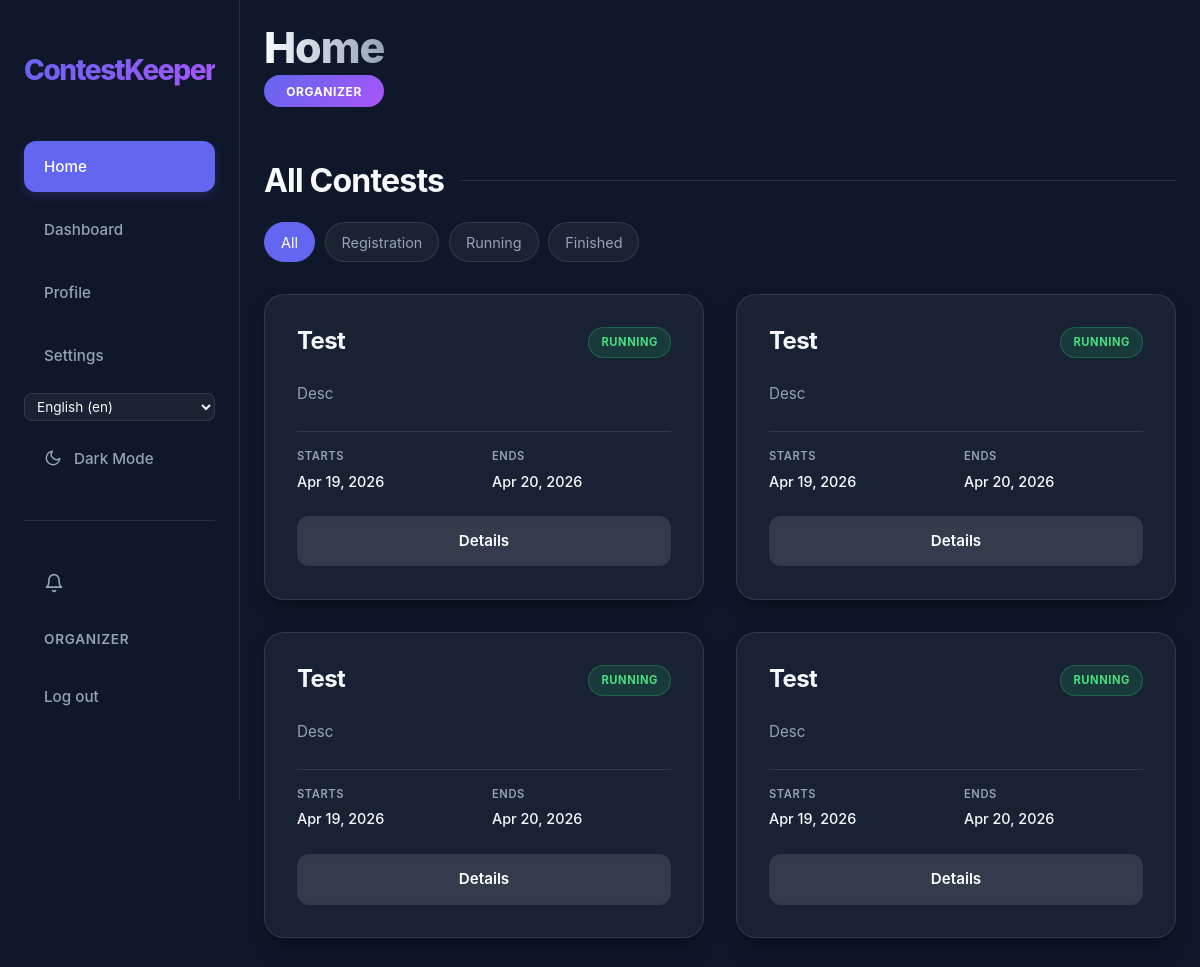
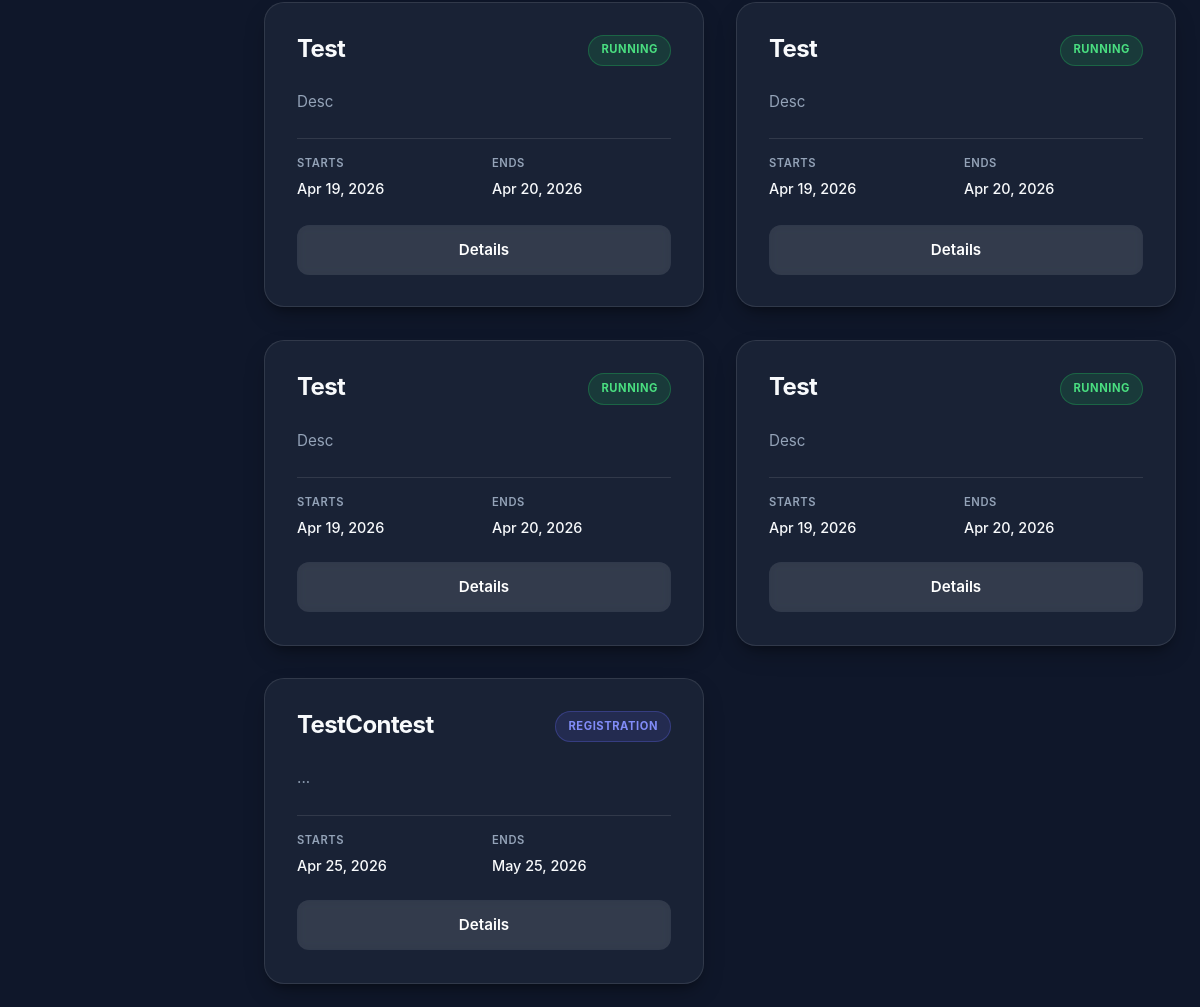
The page /en/ (signed in) on the database its author committed (2 pictures, top to bottom).
### app/models.py (models this page shows, shortened)
class User(AbstractUser):
    class Role(models.TextChoices):
        ORGANIZER = "ORGANIZER", _("Organizer")
        JURY = "JURY", _("Jury")
        PARTICIPANT = "PARTICIPANT", _("Participant")
    username = models.CharField(max_length=20, unique=True)
    bio = models.CharField(max_length=200, blank=True)
    role = models.CharField(choices=Role.choices, default=Role.PARTICIPANT)
    def is_participant(self):
        return self.role == self.Role.PARTICIPANT

class Contest(models.Model):
    class Status(models.TextChoices):
        DRAFT = "DRAFT", _("Draft")
        REGISTRATION = "REGISTRATION", _("Registration")
        RUNNING = "RUNNING", _("Running")
        FINISHED = "FINISHED", _("Finished")
    name = models.CharField(max_length=100)
    description = models.TextField(max_length=500)
    registration_start = models.DateTimeField(null=True, blank=True)
    registration_end = models.DateTimeField(null=True, blank=True)
    start_date = models.DateTimeField()
    end_date = models.DateTimeField()
    max_teams = models.PositiveIntegerField(null=True, blank=True)
    format = models.CharField(max_length=50, blank=True, help_text="e.g. Online, Onsite, Hybrid")
    organizer = models.ForeignKey(User, on_delete=models.CASCADE, related_name="organized_contests", null=True, blank=True)
    status = models.CharField(choices=Status.choices, default=Status.DRAFT)
    is_draft = models.BooleanField(default=True)
    jurys = models.ManyToManyField(User, related_name="judged_contests", blank=True)
    participants = models.ManyToManyField(User, related_name="participated_contests", blank=True)
    teams = models.ManyToManyField(Team, related_name="teams_in_contests", blank=True)

### app/views/views_general.py (the view, shortened to what this page needs)
# urls.py: path("", views.HomeView.as_view(), name="home"),
class HomeView(RedirectToRegisterMixin, TemplateView):
    template_name = "app/core/index.html"
    def get_context_data(self, **kwargs):
        contests = Contest.objects.exclude(status=Contest.Status.DRAFT)
        status_filter = self.request.GET.get("status", "")
        valid_statuses = {choice for choice, _ in Contest.Status.choices if choice != Contest.Status.DRAFT}
        if status_filter in valid_statuses:
            contests = contests.filter(status=status_filter)
        else:
            status_filter = ""
        user_contest = None
        user_team = None
        active_round = None
        user = self.request.user
        return super().get_context_data(
            contests=contests.order_by("start_date", "name"),
            status_filter=status_filter,
            status_choices=[choice for choice in Contest.Status.choices if choice[0] != Contest.Status.DRAFT],
            user_contest=user_contest,
            user_team=user_team,
            active_round=active_round,
            **kwargs,
        )

### app/context_processors.py (called while the page is built)
def notification_count(request):
    if request.user.is_authenticated:
        return {
            'unread_notification_count': request.user.notifications.filter(is_read=False).count()
        }
    return {'unread_notification_count': 0}

### app/templates/app/core/index.html (shortened to what this page needs)
{% extends 'app/core/base.html' %}
{% load static i18n %}
{% block extra_css %}
<link rel="stylesheet" href="{% static 'css/core/home.css' %}">
{% endblock %}
{% block content %}
<header class="dashboard-header">
    <div class="header-left">
        <h1 id="h1">{% trans "Home" %}</h1>
        <span class="role-badge">{{ user.get_role_display }}</span>
    </div>
</header>
<section class="home-contests-section">
    <div class="home-section-header">
        <h2 class="section-title">{% trans "All Contests" %}</h2>
        <div class="filter-bar">
            <a href="{% url 'home' %}" class="filter-btn {% if not status_filter %}active{% endif %}">{% trans "All" %}</a>
            {% for value, label in status_choices %}
            <a href="{% url 'home' %}?status={{ value }}"
                class="filter-btn {% if status_filter == value %}active{% endif %}">{{ label }}</a>
            {% endfor %}
        </div>
    </div>
    <div class="contest-grid">
        {% for contest in contests %}
        <div class="contest-card">
            <div class="contest-card-header">
                <h3>{{ contest.name }}</h3>
                <span class="status-indicator status-{{ contest.status|lower }}">{{ contest.get_status_display }}</span>
            </div>
            <p class="contest-description">{{ contest.description }}</p>
            <div class="contest-details">
                <div class="detail-item">
                    <span class="label">{% trans "Starts" %}</span>
                    <span class="value">{{ contest.start_date|date:"M d, Y" }}</span>
                </div>
                <div class="detail-item">
                    <span class="label">{% trans "Ends" %}</span>
                    <span class="value">{{ contest.end_date|date:"M d, Y" }}</span>
                </div>
            </div>
            <div class="contest-actions">
                <a href="{% url 'contest_detail' contest.id %}" class="btn btn-secondary">{% trans "Details" %}</a>
            </div>
        </div>
        {% endfor %}
    </div>
</section>
{% endblock %}

### app/templates/app/core/nav.html (shortened to what this page needs)
{% load static i18n %}
<nav id="nav">
    <div class="nav-container">
        <a href="{% url 'home' %}" class="nav-logo">ContestKeeper</a>
        <div class="nav-links">
            <button data-url="{% url 'home' %}" class="nav-link" id="homeBtn">{% trans "Home" %}</button>
            <button data-url="{% url 'dashboard' %}" class="nav-link" id="dashboardBtn">{% trans "Dashboard" %}</button>
            <button data-url="{% url 'profile' %}" class="nav-link" id="profileBtn">{% trans "Profile" %}</button>
            <button data-url="{% url 'settings' %}" class="nav-link" id="settingsBtn">{% trans "Settings" %}</button>
            <div class="nav-lang-switcher">
                <form action="{% url 'set_language' %}" method="post" style="display: inline;">
                    <select name="language" onchange="this.form.submit()" class="nav-lang-select" aria-label="{% trans 'Select language' %}">
                        {% get_current_language as LANGUAGE_CODE %}
                        {% get_available_languages as LANGUAGES %}
                        {% get_language_info_list for LANGUAGES as languages %}
                        {% for language in languages %}
                            <option value="{{ language.code }}"{% if language.code == LANGUAGE_CODE %} selected{% endif %}>
                                {{ language.name_local }} ({{ language.code }})
                            </option>
                        {% endfor %}
                    </select>
                </form>
            </div>
            <button id="themeToggle" class="nav-link" aria-label="{% trans 'Toggle theme' %}">
                <svg id="themeIcon" width="18" height="18" viewBox="0 0 24 24" fill="none" stroke="currentColor" stroke-width="2" stroke-linecap="round" stroke-linejoin="round" style="margin-right: 0.75rem;">
                    <path d="M21 12.79A9 9 0 1 1 11.21 3 7 7 0 0 0 21 12.79z"></path>
                </svg>
                <span id="themeText">{% if request.COOKIES.theme == 'light' %}{% trans "Light Mode" %}{% else %}{% trans "Dark Mode" %}{% endif %}</span>
            </button>
            <hr class="nav-auth-divider">
            {% if user.is_authenticated %}
            <button data-url="{% url 'notification_list' %}" class="nav-link notification-btn" id="notificationsBtn" aria-label="{% trans 'Notifications' %}">
                <svg width="20" height="20" viewBox="0 0 24 24" fill="none" stroke="currentColor" stroke-width="2" stroke-linecap="round" stroke-linejoin="round">
                    <path d="M18 8A6 6 0 0 0 6 8c0 7-3 9-3 9h18s-3-2-3-9"></path>
                    <path d="M13.73 21a2 2 0 0 1-3.46 0"></path>
                </svg>
            </button>
            <span class="nav-user">{{ user.username }}</span>
            <form method="post" action="{% url 'logout' %}" class="nav-logout-form">
                <button type="submit" class="nav-link">{% trans "Log out" %}</button>
            </form>
            {% else %}
            <a href="{% url 'register' %}" class="nav-link">{% trans "Register" %}</a>
            <a href="{% url 'login' %}" class="nav-link">{% trans "Log in" %}</a>
            {% endif %}
        </div>
    </div>
</nav>

### app/static/css/core/common.css (style rules this page uses)
:root { --nav-width: 260px; --primary: #6366f1; --primary-hover: #4f46e5; --secondary: #a855f7; --bg-dark: #0f172a; --bg-card: rgba(30, 41, 59, 0.7); --text-main: #f8fafc; --text-muted: #94a3b8; --border: rgba(255, 255, 255, 0.1); --glass: rgba(255, 255, 255, 0.05); --glass-hover: rgba(255, 255, 255, 0.1); --input-bg: rgba(15, 23, 42, 0.6); --input-bg-focus: rgba(15, 23, 42, 0.8); --input-text: #ffffff; --shadow-lg: 0 10px 25px -5px rgba(0, 0, 0, 0.3), 0 8px 10px -6px rgba(0, 0, 0, 0.3); }
@media (max-width: 1200px) { :root { --nav-width: 240px; } }
* { margin: 0; box-sizing: border-box; }
html { overflow-x: clip; font-size: clamp(16px, 1vw, 5vw); }
body { background-color: var(--bg-dark); color: var(--text-main); font-family: "Inter", -apple-system, BlinkMacSystemFont, "Segoe UI", Roboto, Helvetica, Arial, sans-serif; line-height: 1.6; min-height: 100vh; overflow-x: clip; }
h1, h2, h3 { color: var(--text-main); letter-spacing: -0.025em; }
#h1 { font-size: clamp(2rem, 1.75rem + 1.25vmin, 3.5rem); font-weight: 800; line-height: 1.1; background: linear-gradient(to right, var(--text-main), var(--text-muted)); -webkit-background-clip: text; background-clip: text; -webkit-text-fill-color: transparent; margin-bottom: 0.25rem; }
.header-left { display: flex; flex-direction: column; gap: 0; }
.glass-panel, .contest-card { display: flex; background: var(--bg-card); backdrop-filter: blur(12px); -webkit-backdrop-filter: blur(12px); border: 1px solid var(--border); border-radius: 1.25rem; transition: all 0.4s cubic-bezier(0.4, 0, 0.2, 1); box-shadow: var(--shadow-lg); padding: 2.5rem; flex-direction: column; }
.btn { display: inline-flex; align-items: center; justify-content: center; padding: 0.75rem 1.5rem; border-radius: 0.75rem; font-weight: 600; font-size: 0.95rem; font-family: inherit; text-decoration: none; transition: all 0.2s ease; cursor: pointer; border: 1px solid transparent; gap: 0.5rem; }
.btn-secondary { background: rgba(255, 255, 255, 0.1); color: white; backdrop-filter: blur(4px); }
.role-badge { display: flex; background: linear-gradient(135deg, var(--primary) 0%, var(--secondary) 100%); min-width: fit-content; min-height: fit-content; padding: 0.4rem 0.85rem; justify-content: center; align-items: center; border-radius: 9999px; font-size: 0.75rem; font-weight: 700; text-transform: uppercase; letter-spacing: 0.05em; color: white; }
.dashboard-header { display: flex; justify-content: space-between; align-items: center; margin-bottom: 3rem; }
.contest-grid { display: grid; grid-template-columns: repeat(auto-fill, minmax(clamp(280px, 100%, 400px), 1fr)); gap: clamp(1rem, 3vw, 2rem); }
.form-input, input, textarea, select { width: 100%; background: var(--input-bg); border: 1px solid var(--border); border-radius: 0.8rem; padding: 0.8rem 1rem; color: var(--input-text); font-family: inherit; font-size: 1rem; transition: all 0.3s; }

### rows shown on the page
User: username "ORGANIZER", role "ORGANIZER"
Contest: name "Test", status "RUNNING", description "Desc", start_date "Apr 19, 2026", end_date "Apr 20, 2026"
Contest: name "Test", status "RUNNING", description "Desc", start_date "Apr 19, 2026", end_date "Apr 20, 2026"
Contest: name "Test", status "RUNNING", description "Desc", start_date "Apr 19, 2026", end_date "Apr 20, 2026"
Contest: name "Test", status "RUNNING", description "Desc", start_date "Apr 19, 2026", end_date "Apr 20, 2026"
Contest: name "Test", status "RUNNING", description "Desc", start_date "Apr 19, 2026", end_date "Apr 20, 2026"
Contest: name "Test", status "RUNNING", description "Desc", start_date "Apr 19, 2026", end_date "Apr 20, 2026"
Contest: name "Test", status "RUNNING", description "Desc", start_date "Apr 19, 2026", end_date "Apr 20, 2026"
Contest: name "Test", status "RUNNING", description "Desc", start_date "Apr 19, 2026", end_date "Apr 20, 2026"
Contest: name "TestContest", status "REGISTRATION", description "...", start_date "Apr 25, 2026", end_date "May 25, 2026"

### other values the page prints
{{ label }} "Registration" "Running" "Finished"
form field language "English (en)"
